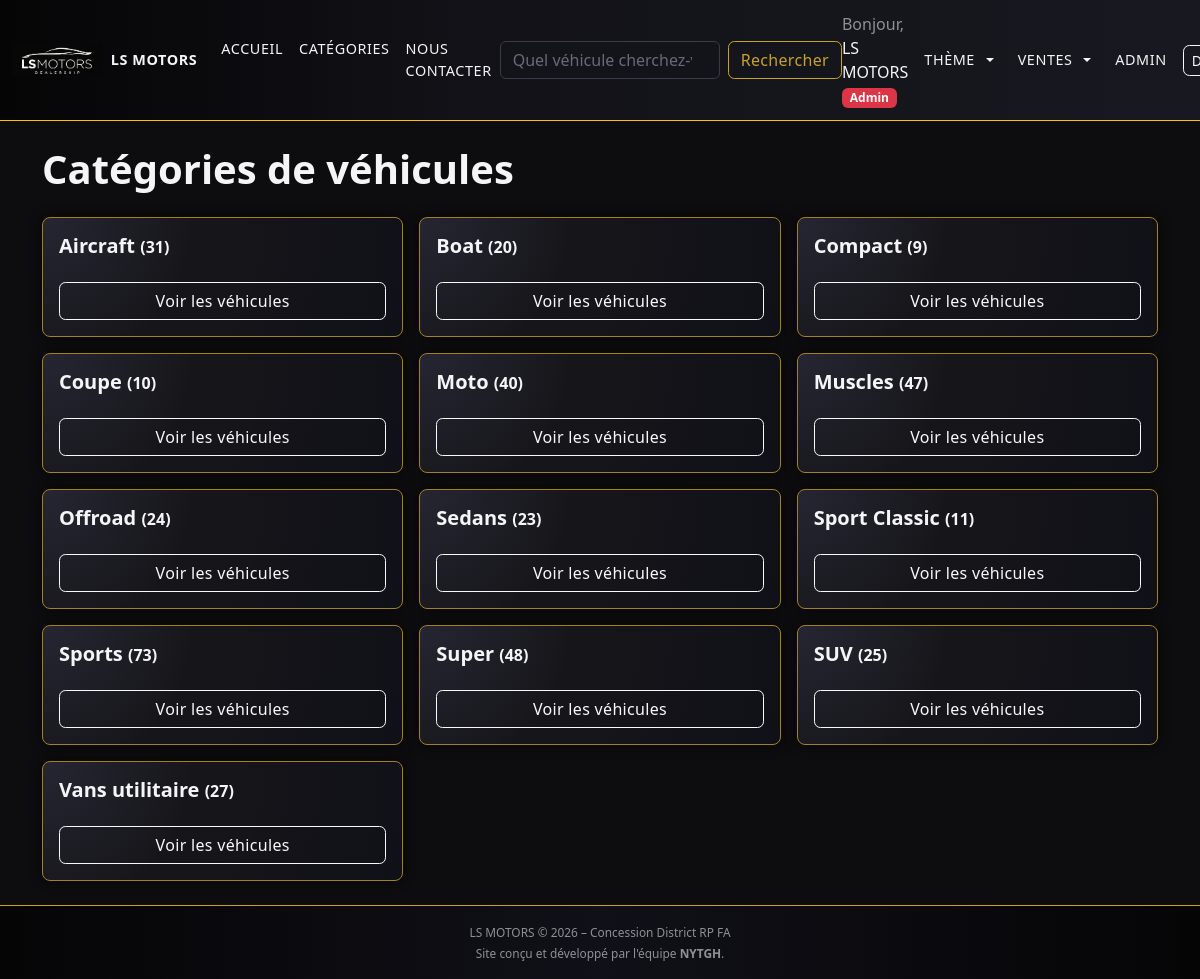
Screenshot of /index.php?page=categories (signed in) with the database file from the repository.
### tables this page shows
CREATE TABLE categorie (
    ID INT NOT NULL AUTO_INCREMENT PRIMARY KEY,
    Libelle VARCHAR(100) NOT NULL
);

### view/pages/categories.php (the view)
<?php
$sql = "SELECT c.ID, c.Libelle, COUNT(v.ID) AS nb_vehicules
        FROM categorie c
        LEFT JOIN vehicule v ON c.ID = v.ID_Categorie AND v.Actif = 1
        GROUP BY c.ID
        ORDER BY c.Libelle ASC";
$stmt = $bdd->query($sql);
$categories = $stmt->fetchAll(PDO::FETCH_ASSOC);
?>
<h1 class="mb-4">Catégories de véhicules</h1>
<?php if (empty($categories)): ?>
    <div class="alert alert-warning">
        Aucune catégorie trouvée.
    </div>
<?php else: ?>
    <div class="row row-cols-1 row-cols-md-3 g-3">
        <?php foreach ($categories as $cat): ?>
            <div class="col">
                <div class="card h-100 bg-secondary text-light">
                    <div class="card-body d-flex flex-column justify-content-between">
                        <h5 class="card-title">
                            <?php echo htmlspecialchars($cat['Libelle']); ?>
                            <small class="text-light text-opacity-75" style="font-size: 0.8em;">
                                (<?php echo $cat['nb_vehicules']; ?>)
                            </small>
                        </h5>
                        <a href="index.php?page=listeVehicules&id_categorie=<?php echo $cat['ID']; ?>"
                            class="btn btn-outline-light mt-3">
                            Voir les véhicules
                        </a>
                    </div>
                </div>
            </div>
        <?php endforeach; ?>
    </div>
<?php endif; ?>

### view/public/css/style.css (style rules this page uses)
:root { --noir: #050506; --noir-soft: #0d0d10; --anthracite: #16161a; --anthracite-clair: #1f1f26; --blanc: #f5f5f7; --gris-clair: #cfcfd4; --gris-moyen: #8f9096; --doré: #c9a227; --doré-foncé: #a38218; --rouge-erreur: #c0392b; }
body { background-color: var(--noir-soft) !important; color: var(--blanc) !important; font-family: system-ui, -apple-system, BlinkMacSystemFont, "Segoe UI", sans-serif; }
html, body { max-width: 100%; overflow-x: hidden; }
a { color: var(--doré); text-decoration: none; }
h1, h2, h3, h4, h5, h6 { color: var(--blanc); font-weight: 600; }
.bg-dark, .bg-black, .bg-body, .bg-secondary { background-color: var(--noir-soft) !important; }
.text-light { color: var(--blanc) !important; }
.card { background: radial-gradient(circle at top left, #262633 0, var(--anthracite) 40%, #101018 100%); color: var(--blanc); border: 1px solid var(--doré-foncé); border-radius: 0.5rem; box-shadow: 0 0 12px rgba(0, 0, 0, 0.7); }
::placeholder { color: #696979 !important; }
.btn { border-radius: 0.4rem; font-weight: 500; letter-spacing: 0.02em; transition: all 0.18s ease-in-out; }

### rows the page displays
categorie: Libelle "Aircraft", nb_vehicules "31"
categorie: Libelle "Boat", nb_vehicules "20"
categorie: Libelle "Compact", nb_vehicules "9"
categorie: Libelle "Coupe", nb_vehicules "10"
categorie: Libelle "Moto", nb_vehicules "40"
categorie: Libelle "Muscles", nb_vehicules "47"
categorie: Libelle "Offroad", nb_vehicules "24"
categorie: Libelle "Sedans", nb_vehicules "23"
categorie: Libelle "Sport Classic", nb_vehicules "11"
categorie: Libelle "Sports", nb_vehicules "73"
categorie: Libelle "Super", nb_vehicules "48"
categorie: Libelle "SUV", nb_vehicules "25"
categorie: Libelle "Vans utilitaire", nb_vehicules "27"

### other values shown
$_SESSION['utilisateur']['Prenom'] "LS MOTORS"
